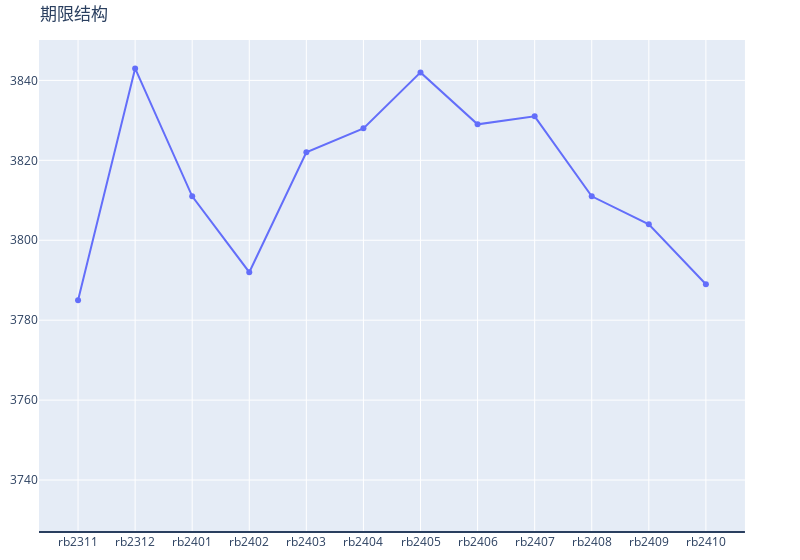

Here is the notebook cell this chart was saved with:
### Markdown cell above
### 期限结构

### Code cell
# 加载合约基础数据
futures_comm_info = pd.read_excel('data/common_info.xlsx')
spec_contact_list = futures_comm_info[futures_comm_info.合约名称.str.startswith('螺纹钢')]
fig_term = make_subplots(specs=[[{"secondary_y": True}]])
fig_term.add_trace(go.Scatter(x=spec_contact_list['合约代码'], y=spec_contact_list['现价']))
# 获取最新现货价格
spot_price = df_rb0[df_rb0['现货']!=0]['现货'].iloc[-1]
fig_term.add_hline(y=spot_price)
fig_term.update_layout(
    title={
        'text':'期限结构'
    },
    #autosize=False,
    width=800,
    #height=800,
    margin=dict(l=10, r=10, t=40, b=10)
)
fig_term.show()

### Figure 1 — Plotly figure (JSON) as saved in the notebook; plotly's stock layout.template omitted (floating-point values rounded to 4 significant figures)
{"data": [{"type": "scatter", "x": ["rb2311", "rb2312", "rb2401", "rb2402", "rb2403", "rb2404", "rb2405", "rb2406", "rb2407", "rb2408", "rb2409", "rb2410"], "y": [3785, 3843, 3811, 3792, 3822, 3828, 3842, 3829, 3831, 3811, 3804, 3789]}], "layout": {"margin": {"b": 10, "l": 10, "r": 10, "t": 40}, "shapes": [{"type": "line", "x0": 0, "x1": 1, "xref": "x domain", "y0": 3727, "y1": 3727, "yref": "y"}], "title": {"text": "期限结构"}, "width": 800, "xaxis": {"anchor": "y", "domain": [0, 0.94]}, "yaxis": {"anchor": "x", "domain": [0, 1]}, "yaxis2": {"anchor": "x", "overlaying": "y", "side": "right"}}}
